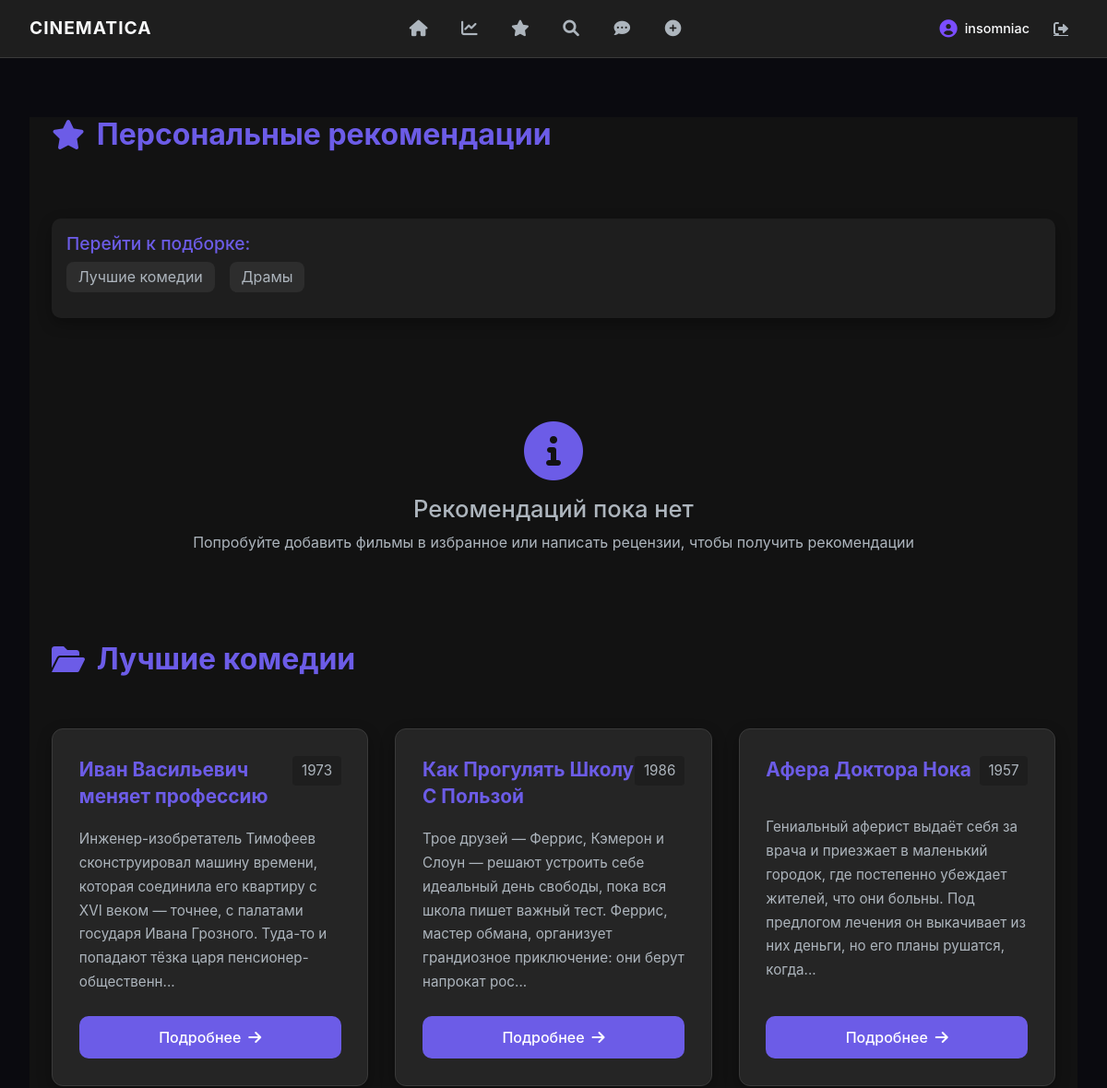
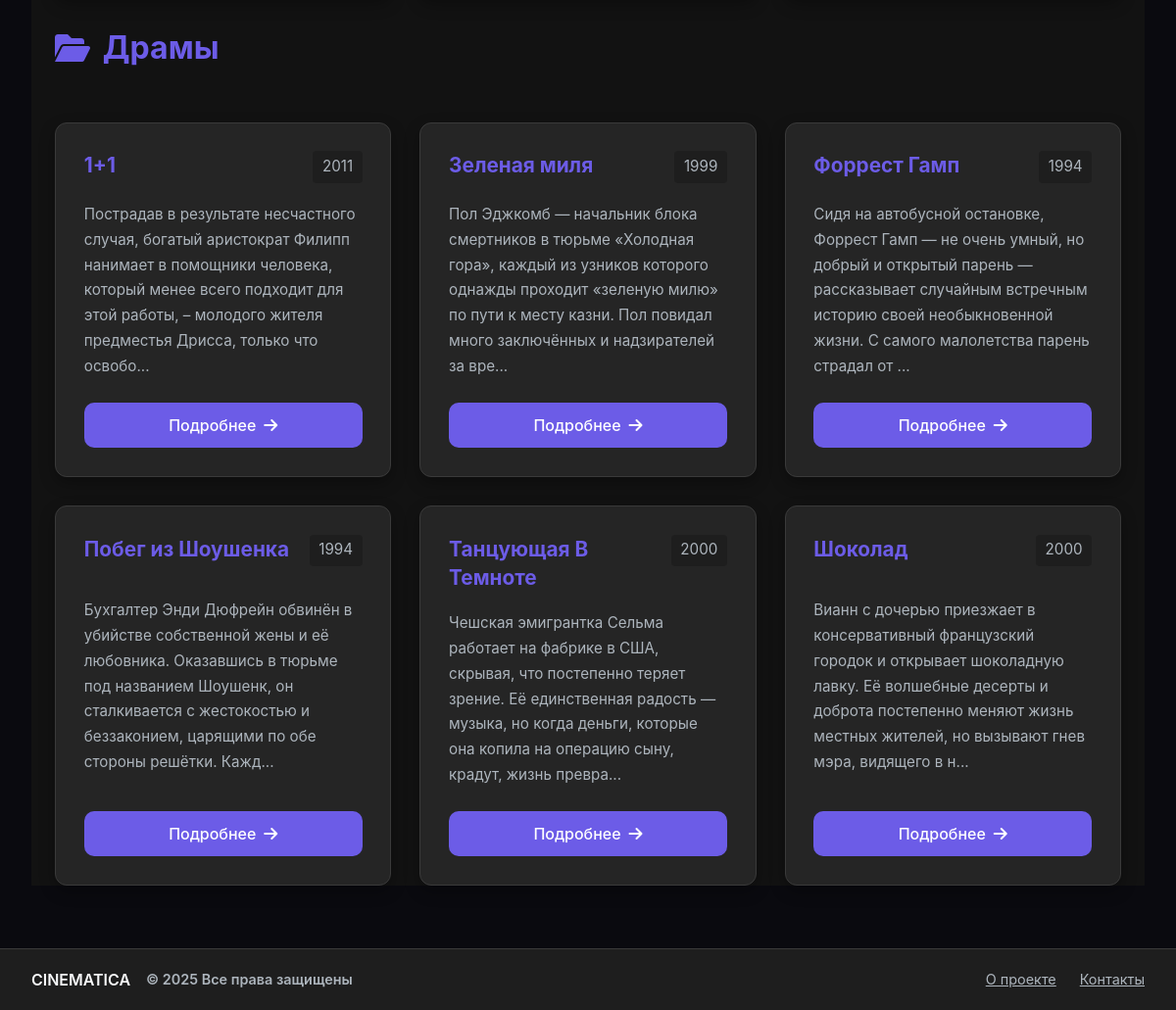
/recommender (signed in), run on the app's committed database (2 pictures, top to bottom).
### app.py (models this page shows)
class Users(db.Model):
    user_id = db.Column(db.Integer, primary_key=True)
    username = db.Column(db.String, nullable=False)
    user_email = db.Column(db.Text, nullable=False)
    user_password = db.Column(db.LargeBinary, nullable=False)
    first_name = db.Column(db.String(80),nullable=False)
    last_name = db.Column(db.String(80),nullable=False)

class Movies(db.Model):
    movie_id = db.Column(db.Integer, primary_key=True)
    movie_title = db.Column(db.String, nullable=False)
    movie_description = db.Column(db.Text, nullable=False)
    movie_date = db.Column(db.Text, nullable=False)
    movie_rating = db.Column(db.Float, nullable=False)
    movie_genre = db.Column(db.String, nullable=False)
    movie_country = db.Column(db.String, nullable=False)
    movie_budget = db.Column(db.Text, nullable=False)
    movie_box_office = db.Column(db.Text, nullable=False)

### app.py (the view, shortened to what this page needs)
@app.route('/recommender')
def recommender():
    if 'loggedin' not in session or not session['loggedin']:
        return redirect(url_for('login'))
    user_id = session['id']
    favorite_movie_ids = get_user_favorite_movie_ids(user_id, db.session)
    print("Избранные фильмы пользователя (ID):", favorite_movie_ids)
    recommended_movie_ids = recommend_movies(favorite_movie_ids, db.session)
    print("Рекомендуемые фильмы (ID):", recommended_movie_ids)
    if not recommended_movie_ids:
        print("Нет рекомендаций, возвращаем пустой список.")
        recommended_movies_sorted = []
    thematic_collections = {
        "Лучшие комедии": Movies.query.filter(
            (Movies.movie_genre == "Комедия") & (Movies.movie_rating > 7.5)
        ).limit(6).all(),
        "Драмы": Movies.query.filter(
            (Movies.movie_genre == "Драма") & (Movies.movie_rating > 7.5)
        ).limit(6).all(),
    }
    username = Users.query.filter_by(user_id=user_id).first().username
    return render_template('recommender.html',
                           recommended_movies=recommended_movies_sorted,
                           thematic_collections=thematic_collections,
                           username=username,
                           loggedin=True)

### recommender.py (called while the page is built, shortened)
def get_user_favorite_movie_ids(user_id, db_session):
    query = text("SELECT movie_id FROM user_favorites WHERE user_id = :user_id")
    result = db_session.execute(query, {"user_id": user_id})
    rows = result.mappings().all()
    return [row['movie_id'] for row in rows]

def recommend_movies(favorite_movie_ids, db):
    if not favorite_movie_ids:
        return []

### templates/recommender.html (shortened to what this page needs)
{% if loggedin %}
  {% extends 'base_logged.html' %}
{% else %}
  {% extends 'base.html' %}
{% endif %}
{% block extra_css %}
  <link rel="stylesheet" href="{{ url_for('static', filename='css/recommendations.css') }}">
  <link rel="stylesheet" href="https://cdnjs.cloudflare.com/ajax/libs/font-awesome/6.0.0/css/all.min.css">
{% endblock %}
{% block content %}
<section class="recommendations-section">
  <div class="recommendations-container">
    <h1 class="page-title"><i class="fas fa-star"></i> Персональные рекомендации</h1>
    {% if thematic_collections %}
      <nav class="collections-nav">
        <h2 class="nav-title">Перейти к подборке:</h2>
        <ul class="nav-links">
          {% for collection_name in thematic_collections.keys() %}
            <li><a href="#{{ collection_name|replace(' ', '_') }}">{{ collection_name }}</a></li>
          {% endfor %}
        </ul>
      </nav>
    {% endif %}
    {% if recommended_movies %}
      <div class="movies-grid">
        {% for movie in recommended_movies %}
          <div class="movie-card scale-on-hover">
            <div class="movie-header">
              <h3 class="movie-title">{{ movie.movie_title }}</h3>
              <span class="movie-year">{{ movie.movie_date }}</span>
            </div>
            <div class="movie-info">
              <p class="movie-description">
                {{ movie.movie_description[:200] }}{% if movie.movie_description|length > 200 %}...{% endif %}
              </p>
            </div>
            <div class="movie-footer">
              <a href="{{ url_for('movie_detail', movie_id=movie.movie_id) }}" class="btn-primary">
                Подробнее <i class="fas fa-arrow-right"></i>
              </a>
            </div>
          </div>
        {% endfor %}
      </div>
    {% else %}
      <div class="empty-state">
        <i class="fas fa-info-circle"></i>
        <h3>Рекомендаций пока нет</h3>
        <p>Попробуйте добавить фильмы в избранное или написать рецензии, чтобы получить рекомендации</p>
      </div>
    {% endif %}
    {% for collection_name, movies in thematic_collections.items() %}
      <h1 class="page-title" id="{{ collection_name|replace(' ', '_') }}">
        <i class="fas fa-folder-open"></i> {{ collection_name }}
      </h1>
      <div class="movies-grid">
        {% for movie in movies %}
          <div class="movie-card scale-on-hover">
            <div class="movie-header">
              <h3 class="movie-title">{{ movie.movie_title }}</h3>
              <span class="movie-year">{{ movie.movie_date }}</span>
            </div>
            <div class="movie-info">
              <p class="movie-description">
                {{ movie.movie_description[:200] }}{% if movie.movie_description|length > 200 %}...{% endif %}
              </p>
            </div>
            <div class="movie-footer">
              <a href="{{ url_for('movie_detail', movie_id=movie.movie_id) }}" class="btn-primary">
                Подробнее <i class="fas fa-arrow-right"></i>
              </a>
            </div>
          </div>
        {% endfor %}
      </div>
    {% endfor %}
  </div>
</section>
{% endblock %}

### templates/base_logged.html (shortened to what this page needs)
<!DOCTYPE html>
<html lang="ru">
<head>
    <link href="https://cdn.jsdelivr.net/npm/bootstrap@5.3.3/dist/css/bootstrap.min.css" rel="stylesheet">
    <link rel="stylesheet" href="https://cdnjs.cloudflare.com/ajax/libs/font-awesome/6.4.0/css/all.min.css">
    <link rel="stylesheet" href="{{ url_for('static', filename='css/main.css')}}">
    {% block extra_css %}{% endblock %}
</head>
<body class="dark-theme">
    <header class="site-header">
        <div class="header-container">
            <a href="{{ url_for('home')}}" class="logo-link">
                <span class="logo-text">CINEMATICA</span>
            </a>
            <nav class="main-nav">
                <a href="{{ url_for('home')}}" class="nav-link" title="Главная">
                    <i class="fas fa-home"></i>
                </a>
                <a href="{{ url_for('popular')}}" class="nav-link" title="Топ фильмы">
                    <i class="fas fa-chart-line"></i>
                </a>
                <a href="{{ url_for('recommender') }}" class="nav-link" title="Рекомендации">
                    <i class="fas fa-star"></i>
                </a>
                <a href="{{ url_for('search')}}" class="nav-link" title="Поиск">
                    <i class="fas fa-search"></i>
                </a>
                <a href="{{ url_for('reviews')}}" class="nav-link" title="Рецензии">
                    <i class="fas fa-comment-dots"></i>
                </a>
                <a href="{{ url_for('reviews_post')}}" class="nav-link" title="Новая рецензия">
                    <i class="fas fa-plus-circle"></i>
                </a>
            </nav>
            <div class="user-panel">
                <a href="{{ url_for('account')}}" class="user-profile" title="Профиль">
                    <i class="fas fa-user-circle"></i>
                    <span class="username_base">{{ username }}</span>
                </a>
                <a href="{{ url_for('logout')}}" class="btn-logout" title="Выйти">
                    <i class="fas fa-sign-out-alt"></i>
                </a>
            </div>
        </div>
    </header>
    <main class="main-content">
        <div class="content-container">
            {% block content %}{% endblock %}
        </div>
    </main>
    <footer class="site-footer">
        <div class="footer-container">
            <div class="footer-brand">
                <span>CINEMATICA</span>
                <span class="copyright">© 2025 Все права защищены</span>
            </div>
            <div class="footer-links">
                <a href="/about" class="footer-link">О проекте</a>
                <a href="#" class="footer-link">Контакты</a>
            </div>
        </div>
    </footer>
</body>
</html>

### static/css/main.css (style rules this page uses)
:root { --bg-dark: #0A0A0F; --bg-secondary: #151520; --accent: #7B4DFF; --accent-hover: #936DFF; --text-primary: #F0F0F0; --text-secondary: #B0B0B0; --border-color: #252535; }
.dark-theme { background-color: var(--bg-dark); color: var(--text-primary); font-family: 'Inter', -apple-system, sans-serif; line-height: 1.5; display: flex; flex-direction: column; min-height: 100vh; }
.site-header { background: var(--bg-secondary); padding: 0.8rem 2rem; position: sticky; top: 0; z-index: 100; border-bottom: 1px solid var(--border-color); }
.header-container { display: flex; align-items: center; justify-content: space-between; max-width: 1200px; margin: 0 auto; }
.logo-link { display: flex; align-items: center; gap: 0.8rem; text-decoration: none; }
.logo-text { color: var(--text-primary); font-weight: 700; font-size: 1.2rem; letter-spacing: 1px; }
.main-nav { display: flex; gap: 1.2rem; }
.nav-link { color: var(--text-secondary); font-size: 1.1rem; width: 36px; height: 36px; display: flex; align-items: center; justify-content: center; border-radius: 8px; transition: all 0.2s ease; }
.main-content { flex: 1; padding: 2rem 0; }
.content-container { max-width: 1200px; margin: 0 auto; padding: 0 2rem; }
.site-footer { background: var(--bg-secondary); padding: 1.2rem 2rem; border-top: 1px solid var(--border-color); }
.footer-container { display: flex; justify-content: space-between; align-items: center; max-width: 1200px; margin: 0 auto; }
.footer-brand { display: flex; align-items: center; gap: 1rem; font-weight: 600; }
.copyright { color: var(--text-secondary); font-size: 0.9rem; }
.footer-links { display: flex; gap: 1.5rem; }
.footer-link { color: var(--text-secondary); font-size: 0.9rem; transition: color 0.2s ease; }
.user-panel { display: flex; align-items: center; gap: 1rem; }
.user-profile { display: flex; align-items: center; gap: 0.5rem; color: var(--text-primary); text-decoration: none; font-weight: 500; transition: all 0.2s ease; }
.user-profile i { font-size: 1.2rem; color: var(--accent); }
.username_base { font-size: 0.9rem; max-width: 120px; white-space: nowrap; overflow: hidden; text-overflow: ellipsis; }
.btn-logout { width: 36px; height: 36px; display: flex; align-items: center; justify-content: center; border-radius: 8px; color: var(--text-secondary); transition: all 0.2s ease; }

### static/css/recommendations.css (style rules this page uses)
:root { --primary: #6c5ce7; --primary-hover: #7d6df0; --primary-light: rgba(108, 92, 231, 0.1); --text-primary: #f8f9fa; --text-secondary: #adb5bd; --bg-primary: #121212; --bg-secondary: #1e1e1e; --bg-tertiary: #2d2d2d; --bg-card: #252525; --border-color: #3a3a3a; --card-shadow: 0 6px 16px rgba(0, 0, 0, 0.3); --card-glow: 0 0 15px rgba(108, 92, 231, 0.3); }
.recommendations-section { max-width: 1200px; margin: 2rem auto; padding: 0 1.5rem; background: var(--bg-primary); min-height: 100vh; color: var(--text-primary); }
.recommendations-container { display: flex; flex-direction: column; gap: 2rem; }
.page-title { font-size: 2rem; font-weight: 700; margin-bottom: 1.5rem; color: var(--primary); display: flex; align-items: center; gap: 0.8rem; }
.movies-grid { display: grid; grid-template-columns: repeat(auto-fill, minmax(280px, 1fr)); gap: 1.8rem; }
.movie-card { background: var(--bg-card); border-radius: 12px; padding: 1.8rem; box-shadow: var(--card-shadow); border: 1px solid var(--border-color); display: flex; flex-direction: column; justify-content: space-between; transition: all 0.3s ease; height: 100%; }
.movie-header { display: flex; justify-content: space-between; align-items: flex-start; margin-bottom: 1.2rem; }
.movie-title { font-size: 1.3rem; font-weight: 700; color: var(--primary); margin: 0; line-height: 1.4; }
.movie-year { font-size: 0.95rem; color: var(--text-secondary); background: var(--bg-secondary); padding: 0.3rem 0.6rem; border-radius: 4px; }
.movie-description { color: var(--text-secondary); margin-bottom: 1.5rem; font-size: 0.95rem; line-height: 1.7; }
.movie-footer .btn-primary { width: 100%; text-align: center; padding: 0.7rem; font-weight: 500; display: flex; align-items: center; justify-content: center; gap: 0.5rem; background: var(--primary); color: white; border-radius: 10px; transition: background 0.3s ease; text-decoration: none; }
.empty-state { text-align: center; color: var(--text-secondary); padding: 3rem 1rem; }
.empty-state i { font-size: 4rem; margin-bottom: 1rem; color: var(--primary); }
.empty-state h3 { font-size: 1.6rem; margin-bottom: 0.5rem; }

### data on the page
Users: username "insomniac"
Movies: movie_title "Иван Васильевич меняет профессию", movie_date "1973", movie_description "Инженер-изобретатель Тимофеев сконструировал машину времени, которая соединила его квартиру с XVI веком — точнее, с палатами государя Ивана Грозного. Туда-то и попадают тёзка царя пенсионер-общественн"
Movies: movie_title "Как Прогулять Школу С Пользой", movie_date "1986", movie_description "Трое друзей — Феррис, Кэмерон и Слоун — решают устроить себе идеальный день свободы, пока вся школа пишет важный тест. Феррис, мастер обмана, организует грандиозное приключение: они берут напрокат рос"
Movies: movie_title "Афера Доктора Нока", movie_date "1957", movie_description "Гениальный аферист выдаёт себя за врача и приезжает в маленький городок, где постепенно убеждает жителей, что они больны. Под предлогом лечения он выкачивает из них деньги, но его планы рушатся, когда"
Movies: movie_title "1+1", movie_date "2011", movie_description "Пострадав в результате несчастного случая, богатый аристократ Филипп нанимает в помощники человека, который менее всего подходит для этой работы, – молодого жителя предместья Дрисса, только что освобо"
Movies: movie_title "Зеленая миля", movie_date "1999", movie_description "Пол Эджкомб — начальник блока смертников в тюрьме «Холодная гора», каждый из узников которого однажды проходит «зеленую милю» по пути к месту казни. Пол повидал много заключённых и надзирателей за вре"
Movies: movie_title "Форрест Гамп", movie_date "1994", movie_description "Сидя на автобусной остановке, Форрест Гамп — не очень умный, но добрый и открытый парень — рассказывает случайным встречным историю своей необыкновенной жизни. С самого малолетства парень страдал от"
Movies: movie_title "Побег из Шоушенка", movie_date "1994", movie_description "Бухгалтер Энди Дюфрейн обвинён в убийстве собственной жены и её любовника. Оказавшись в тюрьме под названием Шоушенк, он сталкивается с жестокостью и беззаконием, царящими по обе стороны решётки. Кажд"
Movies: movie_title "Танцующая В Темноте", movie_date "2000", movie_description "Чешская эмигрантка Сельма работает на фабрике в США, скрывая, что постепенно теряет зрение. Её единственная радость — музыка, но когда деньги, которые она копила на операцию сыну, крадут, жизнь превра"
Movies: movie_title "Шоколад", movie_date "2000", movie_description "Вианн с дочерью приезжает в консервативный французский городок и открывает шоколадную лавку. Её волшебные десерты и доброта постепенно меняют жизнь местных жителей, но вызывают гнев мэра, видящего в н"

### other printed values
{{ collection_name }} "Лучшие комедии" "Драмы"
